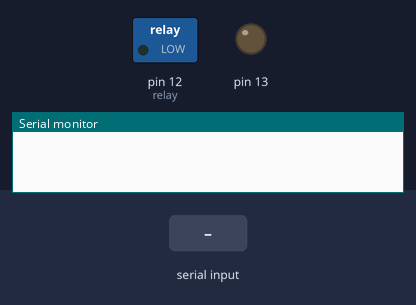
A sketch run on a simulated Arduino Uno, built with avr-gcc and run on an emulated ATmega328P. On the bench: switched loads named in the sketch (green lamp = pin HIGH), output pins drawn as LEDs (lit = HIGH), the last lines printed to the serial monitor. Inputs (shaded band) come from the test bench.

Above: at 1.2 s.
1.3 s: "1" received over the second serial link
At 1.6 s:
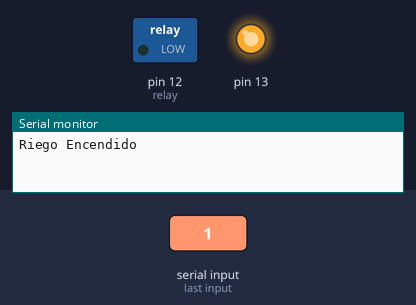
2.8 s: "0" received over the second serial link
At 3.9 s:
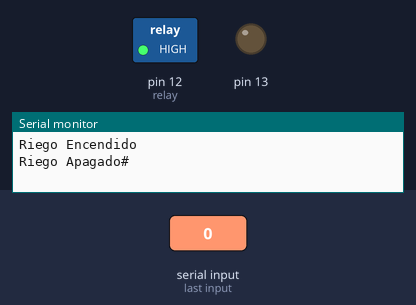
Timing chart, 0 to 5.8 s (numbered marks = the images above; inputs shaded):
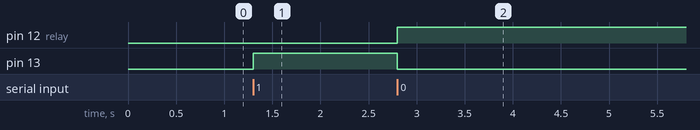

The sketch:

RiegoAppArduino.ino
```cpp
#include <SoftwareSerial.h>

SoftwareSerial ModBluetooth(2, 3); // RX | TX
int relay = 12;

void setup()
{
  pinMode(13, OUTPUT);
  digitalWrite(13, LOW);
  pinMode(relay, OUTPUT);
  ModBluetooth.begin(9600);
  Serial.begin(9600);
  ModBluetooth.println("Modulo Conectado");
  ModBluetooth.print("#");
}


void loop()
{
  if (ModBluetooth.available())
  {
    char VarChar;

    VarChar = ModBluetooth.read();

    if (VarChar == '1')
    {
      digitalWrite(13, HIGH);
      digitalWrite(relay, LOW);
      delay(100);
      ModBluetooth.print("Riego Encendido");
      Serial.println("Riego Encendido");
      ModBluetooth.print("#");
    }
    if (VarChar == '0')
    {
      digitalWrite(13, LOW);
      digitalWrite(relay, HIGH);
      delay(100);
      ModBluetooth.print("Riego Apagado#");
      Serial.println("Riego Apagado#");
    }
  }
}
```

Measured:
- after the input at 1.3 s, pin 13: LOW → HIGH at once
- after the input at 2.8 s, pin 12 (relay): LOW → HIGH at once; pin 13: HIGH → LOW at once
